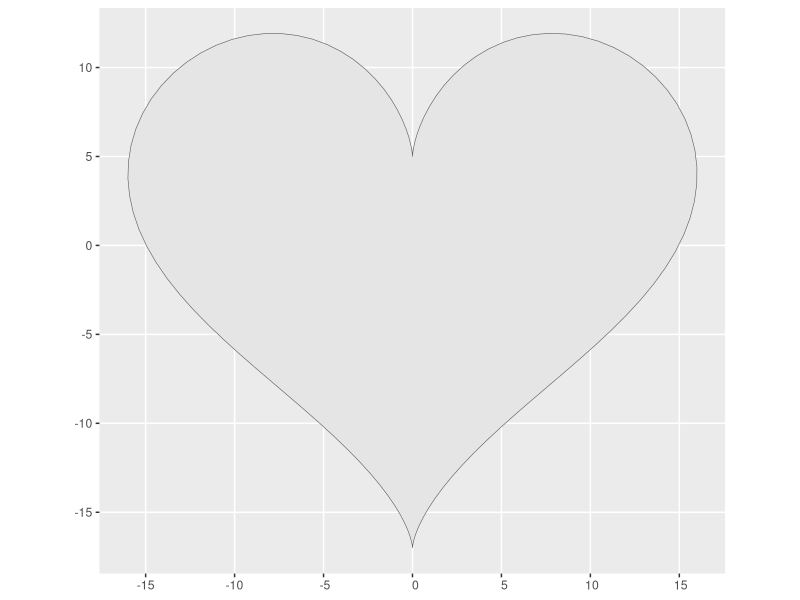
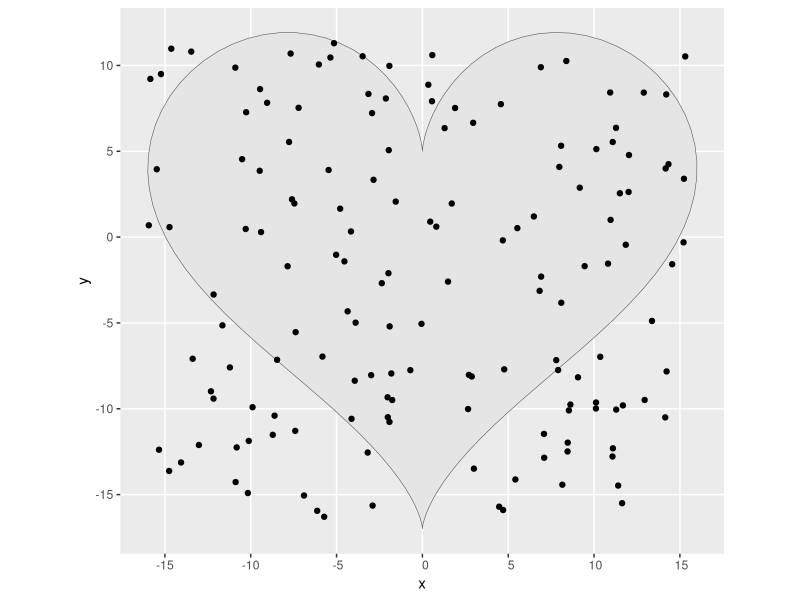
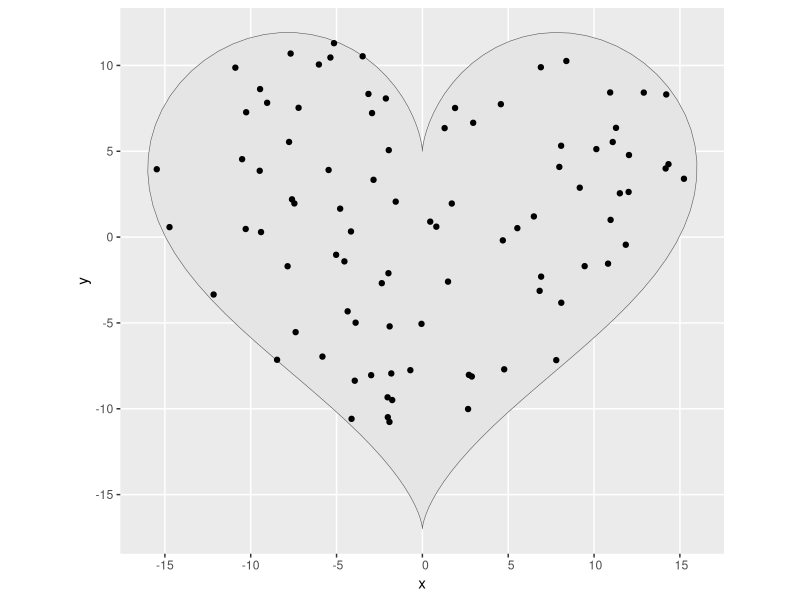
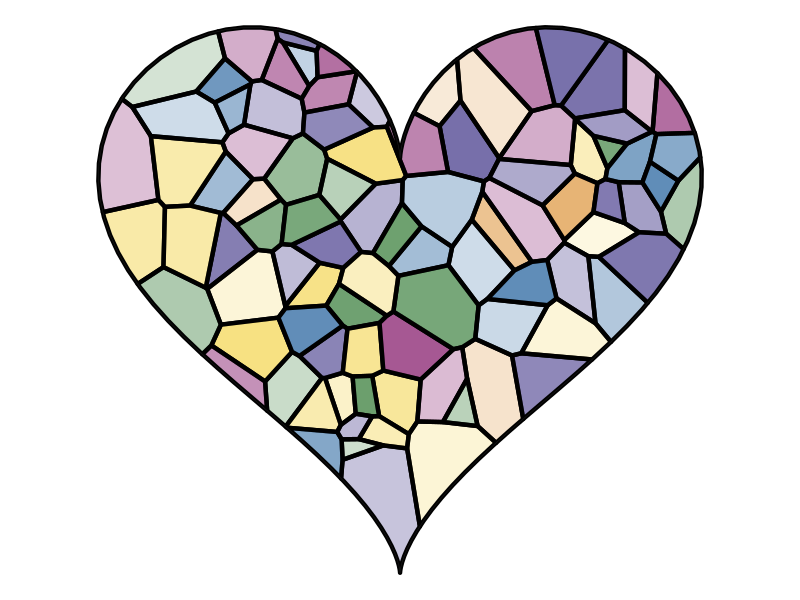
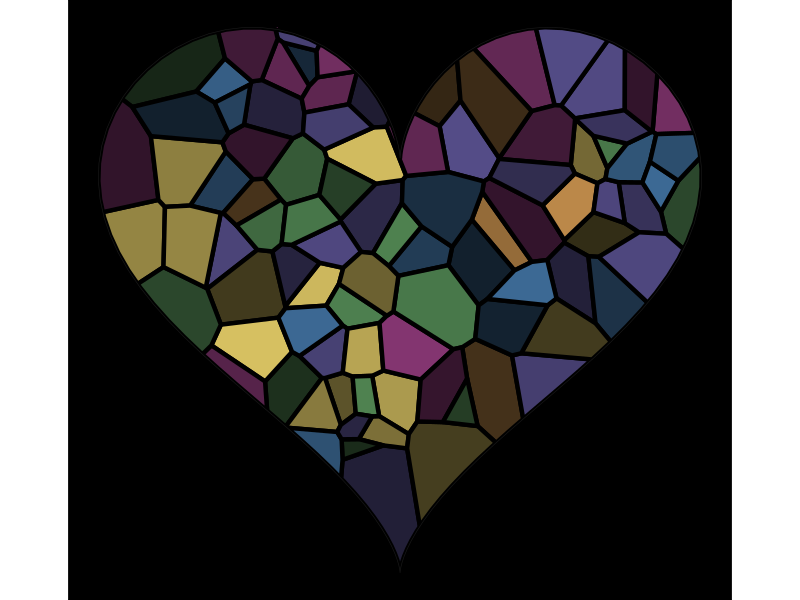

Generate these figures, in order, with R:
## ---- chunk 1
library(ggplot2) # for plotting
library(dplyr)   # for data wrangling
library(sf)      # for shapes
library(ggforce) # for voroni tiles
## ---- chunk 2
seed <- 8675309
n_pts <- 150 ### Number of points to try to put inside the window
palette <- c(
  "pink" = "#983E82",
  "orange" = "#E2A458",
  "yellow" = "#F5DC70",
  "green" = "#59935B",
  "blue" = "#467AAC",
  "purple" = "#61589C"
)
## ---- chunk 3
# make heart frame
t <- seq(0, 2*pi, by=0.05)
t <- c(t, t[[1]]) # append starting value
frame <- cbind(
  16*sin(t)^3,
  13*cos(t)-5*cos(2*t)-2*cos(3*t)-cos(4*t)
)
## ---- chunk 4
# convert to a polygon
frame_sf <- frame %>%
  list() %>% 
  sf::st_polygon()

ggplot(frame_sf) + geom_sf()
## ---- chunk 5
## Create random data points in frame bounds
set.seed(seed)
points <- tibble(
  x = runif(n_pts, min = min(frame[,1]), max = max(frame[,1])),
  y = runif(n_pts, min = min(frame[,2]), max = max(frame[,2]))
)

# plot to check
ggplot() + 
  geom_sf(data = frame_sf) +
  geom_point(aes(x, y), points)
## ---- chunk 6
## Creates a new sf object to hold the created points
points_sf <- sf::st_as_sf(points, coords = c("x","y"))

## Keeps only the random points that are within the frame
contained <- sf::st_contains(frame_sf, points_sf)
points <- points %>% dplyr::slice(contained[[1]])

# plot to check
ggplot() + 
  geom_sf(data = frame_sf) +
  geom_point(aes(x, y), points)
## ---- chunk 7
set.seed(seed)
points <- points %>% 
  mutate(
    fill = sample(palette, nrow(.), T),
    alpha = runif(nrow(.), min = 0.2, max = 0.9)
  )
## ---- chunk 8
ggplot(points) +
  geom_voronoi_tile(aes(x = x, y = y, 
                        group = -1L, 
                        fill = I(fill),
                        alpha = I(alpha)),
                    color = "black", 
                    size = 1.5, 
                    bound = frame) +
  geom_sf(data = frame_sf, 
          size = 4, 
          color = "grey10", 
          fill = "transparent") +
  theme_void()
## ---- chunk 9
ggplot2::last_plot() +
  theme(plot.background = element_rect(fill = "black"))
